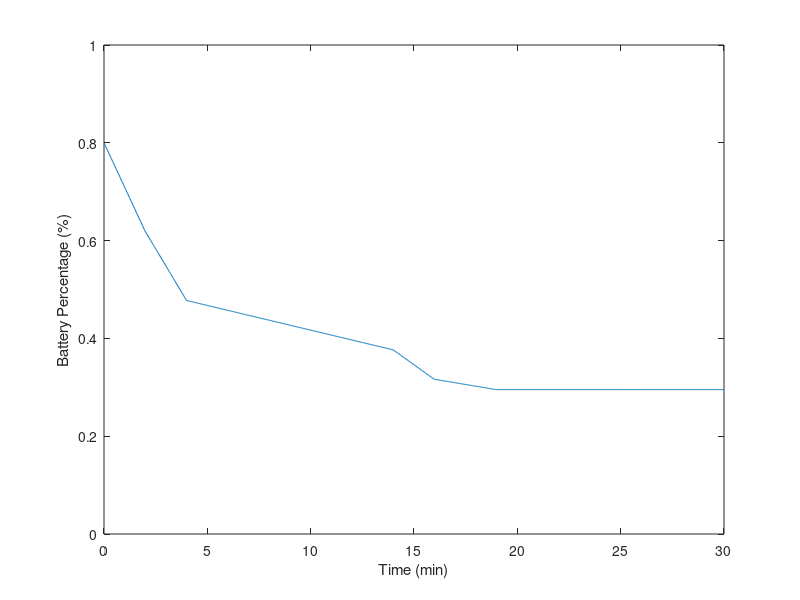

Reproduce this figure in MATLAB. (Note: this script raises an error after producing the figure.)
clear

prec = 1000;

time = linspace(0,30,prec); % minutes
battery_capacity_max = 6600; % mAh
battery_capacity_max = battery_capacity_max*60/1000; %Amp-min
battery_capacity_hist = zeros(prec,1);

eff = 0.8;

current_list = [45,35,5,15,3.5]; % Current (Amps) per flight profile
profile_time = [2,2,10,2,3]; % Minutes per profile
flight_checkpoint = cumsum(profile_time);

current_battery = battery_capacity_max;
battery_capacity_hist(1) = current_battery;
for i = 2:length(time)
    if time(i) < profile_time(1)
        current_battery = current_battery - current_list(1)*(time(i)-time(i-1));

    elseif profile_time(1) <= time(i) && time(i) < sum(profile_time(1:2))
        current_battery = current_battery - current_list(2)*(time(i)-time(i-1));

    elseif sum(profile_time(1:2)) <= time(i) && time(i) < sum(profile_time(1:3))
        current_battery = current_battery - current_list(3)*(time(i)-time(i-1));

    elseif sum(profile_time(1:3)) <= time(i) && time(i) < sum(profile_time(1:4))
        current_battery = current_battery - current_list(4)*(time(i)-time(i-1));

    elseif sum(profile_time(1:4)) <= time(i) && time(i) < sum(profile_time(1:5))
        current_battery = current_battery - current_list(5)*(time(i)-time(i-1));

    end

    battery_capacity_hist(i) = current_battery;
end

battery_capacity_hist = battery_capacity_hist*0.8;

figure(1)
plot(time,battery_capacity_hist/battery_capacity_max)
xlabel('Time (min)')
ylabel('Battery Percentage (%)')
ylim([0,1])
yline(0.2,'r-','Max Discharge Threshold (20%)')
title('Battery Usage During Mission')
yline(0.8,'r-','20% Loss Due to Cold Weather')
%subtitle('20% Loss Due to Cold Weather')
grid on
for i = 1:length(profile_time)
    xline(flight_checkpoint(i),'k--')
end